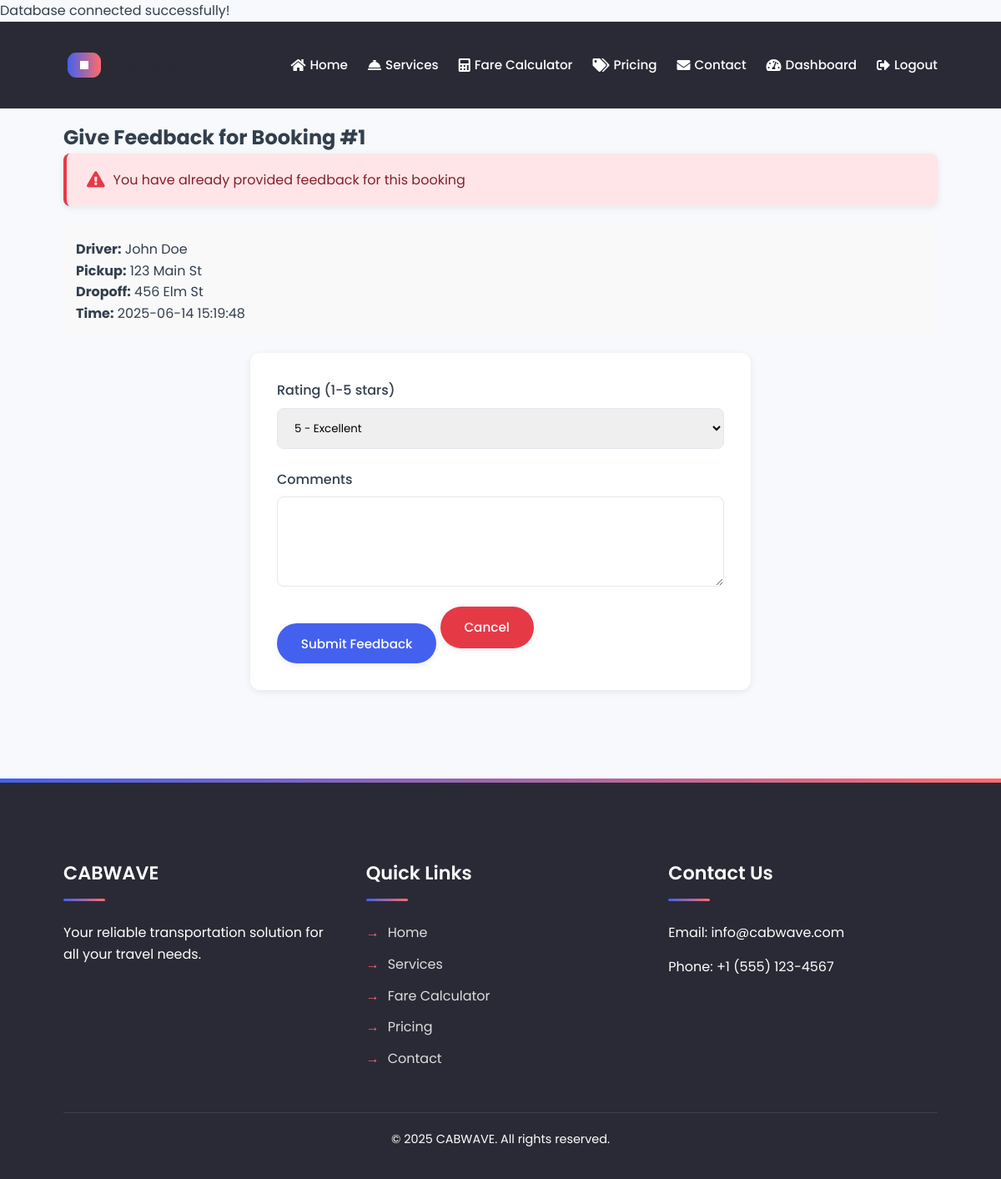
The page /give-feedback.php?booking=1 (signed in) on the database its author committed.
### tables this page shows
CREATE TABLE bookings (
    booking_id INT AUTO_INCREMENT PRIMARY KEY,
    user_id INT NOT NULL,
    driver_id INT,
    pickup_location VARCHAR(255) NOT NULL,
    dropoff_location VARCHAR(255) NOT NULL,
    booking_time DATETIME DEFAULT CURRENT_TIMESTAMP,
    status ENUM('pending', 'confirmed', 'completed', 'cancelled') DEFAULT 'pending',
    FOREIGN KEY (user_id) REFERENCES users(user_id) ON DELETE CASCADE,
    FOREIGN KEY (driver_id) REFERENCES drivers(driver_id) ON DELETE SET NULL
);

CREATE TABLE drivers (
    driver_id INT AUTO_INCREMENT PRIMARY KEY,
    name VARCHAR(100) NOT NULL,
    email VARCHAR(100) NOT NULL UNIQUE,
    phone VARCHAR(15) NOT NULL,
    license_number VARCHAR(50) NOT NULL UNIQUE,
    status ENUM('available', 'busy', 'inactive') DEFAULT 'available',
    created_at TIMESTAMP DEFAULT CURRENT_TIMESTAMP
);

### give-feedback.php (the view, shortened to what this page needs)
<?php
require_once 'includes/header.php';
$error = '';
$success = '';
$booking_id = (int)$_GET['booking'];
$stmt = $conn->prepare("SELECT b.*, d.driver_id, d.name as driver_name
                       FROM bookings b
                       LEFT JOIN drivers d ON b.driver_id = d.driver_id
                       WHERE b.booking_id = ? AND b.user_id = ? AND b.status = 'completed'");
$stmt->bind_param("ii", $booking_id, $_SESSION['user_id']);
$stmt->execute();
$result = $stmt->get_result();
$booking = $result->fetch_assoc();
$stmt = $conn->prepare("SELECT feedback_id FROM feedback WHERE booking_id = ?");
$stmt->bind_param("i", $booking_id);
$stmt->execute();
$result = $stmt->get_result();
if ($result->num_rows > 0) {
    $error = "You have already provided feedback for this booking";
}
?>
<h2>Give Feedback for Booking #<?php echo $booking_id; ?></h2>
<?php if ($error): ?>
    <?php echo showError($error); ?>
<?php endif; ?>
<?php if ($success): ?>
    <?php echo showSuccess($success); ?>
    <p><a href="dashboard.php" class="btn">Back to Dashboard</a></p>
<?php else: ?>
    <div class="booking-details">
        <p><strong>Driver:</strong> <?php echo $booking['driver_name']; ?></p>
        <p><strong>Pickup:</strong> <?php echo $booking['pickup_location']; ?></p>
        <p><strong>Dropoff:</strong> <?php echo $booking['dropoff_location']; ?></p>
        <p><strong>Time:</strong> <?php echo $booking['booking_time']; ?></p>
    </div>
    <form method="POST" action="">
        <div class="form-group">
            <label for="rating">Rating (1-5 stars)</label>
            <select id="rating" name="rating" required>
                <option value="5">5 - Excellent</option>
            </select>
        </div>
        <div class="form-group">
            <label for="comments">Comments</label>
            <textarea id="comments" name="comments" rows="4"></textarea>
        </div>
        <button type="submit" class="btn">Submit Feedback</button>
        <a href="dashboard.php" class="btn btn-danger">Cancel</a>
    </form>
<?php endif; ?>
<?php require_once 'includes/footer.php'; ?>

### assets/css/main.css (style rules this page uses)
:root { --primary-color: #4361EE; --secondary-color: #FF6B6B; --dark-color: #2A2A36; --light-color: #F7F9FC; --danger-color: #E63946; --success-color: #2EC4B6; --info-color: #4CC9F0; --warning-color: #FF9F1C; --text-color: #333F4D; --gray-color: #94A3B8; --shadow-sm: 0 2px 8px rgba(0, 0, 0, 0.08); --shadow-md: 0 4px 16px rgba(0, 0, 0, 0.12); --shadow-lg: 0 8px 24px rgba(0, 0, 0, 0.15); --transition-fast: 0.2s ease-in-out; --transition-normal: 0.3s ease-in-out; --transition-slow: 0.5s ease-in-out; }
* { box-sizing: border-box; margin: 0; padding: 0; }
body { font-family: 'Poppins', 'Arial', sans-serif; line-height: 1.6; background-color: var(--light-color); color: var(--text-color); }
a { color: var(--primary-color); text-decoration: none; transition: color 0.3s ease; }
button, .btn { display: inline-block; padding: 0.8rem 1.8rem; background: var(--primary-color); color: white; border: none; border-radius: 50px; cursor: pointer; transition: all 0.3s ease; font-family: 'Poppins', sans-serif; font-weight: 500; font-size: 0.95rem; box-shadow: var(--shadow-sm); text-align: center; position: relative; overflow: hidden; z-index: 1; }
button::after, .btn::after { content: ''; position: absolute; top: 0; left: 0; width: 100%; height: 100%; background: linear-gradient(to right, transparent, rgba(255, 255, 255, 0.2), transparent); transform: translateX(-100%); transition: transform 0.5s ease; z-index: -1; }
.btn-danger { background: var(--danger-color); }
form { width: 100%; max-width: 600px; margin: 0 auto; padding: 2rem; background-color: white; border-radius: 12px; box-shadow: var(--shadow-sm); }
.form-group { margin-bottom: 1.5rem; }
label { display: block; margin-bottom: 0.5rem; font-weight: 500; color: var(--text-color); }
input, select, textarea { width: 100%; padding: 0.8rem 1rem; border: 1px solid #E2E8F0; border-radius: 8px; font-family: 'Poppins', sans-serif; transition: all 0.3s ease; }

### assets/css/animations.css (style rules this page uses)
.page-transition { animation: pageFadeIn 0.5s ease-out; }
.btn { position: relative; overflow: hidden; }
.btn::after { content: ''; position: absolute; width: 100%; height: 100%; top: 0; left: 0; pointer-events: none; background-image: radial-gradient(circle, #fff 10%, transparent 10.01%); background-repeat: no-repeat; background-position: 50%; transform: scale(10, 10); opacity: 0; transition: transform 0.5s, opacity 1s; }

### give-feedback.php (style rules this page uses)
.booking-details { background-color: #f9f9f9; border-radius: 5px; padding: 15px; margin-bottom: 20px; }

### rows shown on the page
bookings: driver.name "John Doe", pickup_location "123 Main St", dropoff_location "456 Elm St", booking_time "2025-06-14 15:19:48"

### other values the page prints
$booking_id "1"
$message "You have already provided feedback for this booking"
SITE_NAME "CABWAVE"
